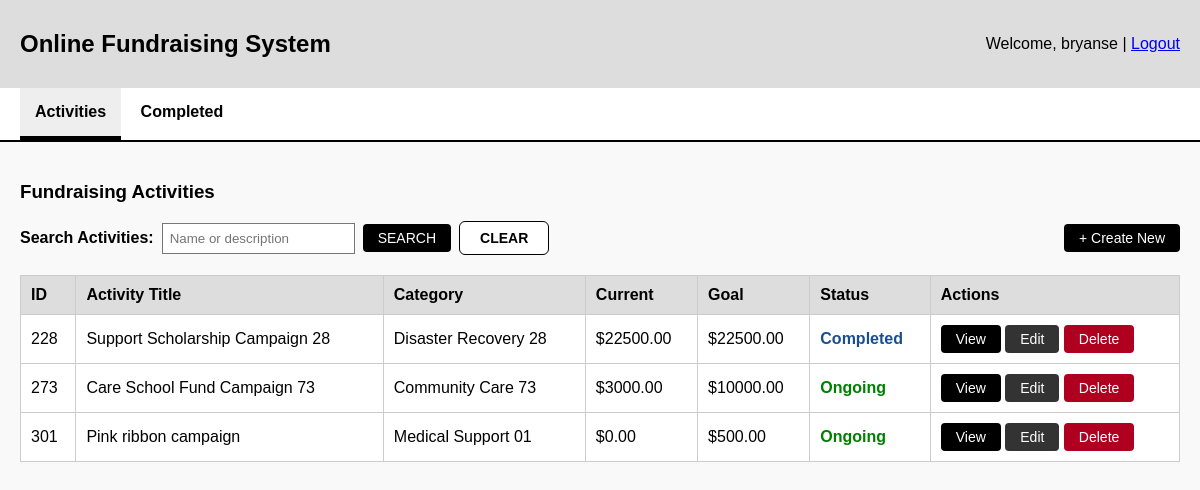
Page /activities (signed in) on the committed database.
### tables this page shows
CREATE TABLE user_account(
    account_id INTEGER PRIMARY KEY ,
    full_name TEXT NOT NULL,
    username TEXT NOT NULL UNIQUE,
    password TEXT NOT NULL,
    DOB DATE,
    address TEXT,
    contact_num TEXT NOT NULL,
    profile_id INTEGER NOT NULL,
    account_status TEXT NOT NULL check(account_status in ('ACTIVE', 'SUSPENDED', 'EXPIRED')), account_created_date TEXT,
    FOREIGN KEY (profile_id) REFERENCES user_profile(profile_id)

);

CREATE TABLE fundraising_activity(
    activity_id INTEGER PRIMARY KEY,
    account_id INTEGER NOT NULL,
    activity_name TEXT NOT NULL,
    category_id INTEGER NOT NULL,
    activity_desc TEXT NOT NULL,
    funding_current REAL NOT NULL DEFAULT 0,
    funding_goal REAL NOT NULL,
    start_date TEXT NOT NULL,
    end_date TEXT NOT NULL,
    activity_status TEXT NOT NULL CHECK (activity_status in ('completed', 'expired', 'cancelled', 'ongoing')),
    FOREIGN KEY (account_id) REFERENCES user_account(account_id),
    FOREIGN KEY (category_id) REFERENCES category(category_id)
);

CREATE TABLE category(
    category_id INTEGER PRIMARY KEY,
    category_name TEXT NOT NULL UNIQUE
);

### boundary/fundraising_activity_routes.py (the view, shortened to what this page needs)
@fundraising_activity_bp.route("/activities")
def list_activities():
    profile_id = session.get("profile_id")
    account_id = session.get("account_id")
    active_tab = request.args.get("tab", "browse").strip().lower()
    if profile_id != DONOR:
        active_tab = "browse"
    elif active_tab not in ["browse", "favourites", "history"]:
        active_tab = "browse"
    search_term = request.args.get("search", "")
    search_completed_term = request.args.get("searchCompleted", "")
    favourites = []
    donations = []
    categories = []
    categoryId = request.args.get("categoryId", "").strip()
    dateFrom = request.args.get("dateFrom", "").strip()
    dateTo = request.args.get("dateTo", "").strip()
    amountMin = request.args.get("amountMin", "").strip()
    amountMax = request.args.get("amountMax", "").strip()
    if active_tab == "favourites":
        viewController = view_favourite_list_controller()
        searchController = search_favourite_list_controller()
        favourites = viewController.viewFavourites(account_id)
        if "search" in request.args:
            if search_term.strip():
                favourites = searchController.searchFavourites(account_id, search_term)
            else:
                flash("Activity name or description required.", "error")
        if not favourites:
            flash("No favourite activities found.", "error")
        activities = []
    else:
        controller = view_fundraising_activity_controller()
        if profile_id == FUNDRAISER:
            activities = controller.viewActivitiesByAccountId(account_id)
        else:
            activities = controller.viewActivities()
    return render_template(
        "activities/list_activities.html",
        activities=activities,
        active_tab=active_tab,
        favourites=favourites,
        donations=donations,
        categories=categories,
        search_term=search_term,
        search_completed_term=search_completed_term,
        categoryId=categoryId,
        dateFrom=dateFrom,
        dateTo=dateTo,
        amountMin=amountMin,
        amountMax=amountMax
    )

### control/view_fundraising_activity_controller.py (called while the page is built)
    def viewActivitiesByAccountId(self, account_id: int) -> List["FundraisingActivity"]:
        return FundraisingActivity.getActivitiesByAccountId(account_id)

### db.py (called while the page is built)
def get_connection():
    connection = sqlite3.connect(DB_PATH) #open database
    connection.row_factory = sqlite3.Row #Enable access to columns using name
    connection.execute("PRAGMA foreign_keys = ON") #enforce foreign keys
    return connection

### templates/activities/list_activities.html (shortened to what this page needs)
<!DOCTYPE html>
<html>
<head>
</head>
<body>
    <div class="header">
        <h2>Online Fundraising System</h2>
        <div>Welcome, {{ session.get('user_name', 'Guest') }} | <a href="{{ url_for('auth.logout') }}">Logout</a></div>
    </div>
    <nav>
        {% if session.get("profile_id") == 3 %}
            <a href="{{ url_for('fundraising_activity.list_activities', tab='browse') }}" class="{% if active_tab == 'browse' %}active{% endif %}">Browse Activities</a>
            <a href="{{ url_for('fundraising_activity.list_activities', tab='favourites') }}" class="{% if active_tab == 'favourites' %}active{% endif %}">Favourites</a>
            <a href="{{ url_for('fundraising_activity.list_activities', tab='history') }}" class="{% if active_tab == 'history' %}active{% endif %}">History</a>
        {% else %}
            <a href="{{ url_for('fundraising_activity.list_activities') }}" class="active">Activities</a>
            <a href="{{ url_for('fundraising_activity.view_completed_activities') }}">Completed</a>
        {% endif %}
    </nav>
    <div class="content">
        {% if active_tab == 'favourites' %}
            <h3>My Favourites List</h3>
        {% elif active_tab == 'history' %}
            <h3>My Donation History</h3>
        {% else %}
            <h3>Fundraising Activities</h3>
        {% endif %}
        {% if active_tab == 'browse' %}
        <div class="toolbar">
            <form class="search-form" method="get" action="{{ url_for('fundraising_activity.list_activities') }}">
                <label for="search">Search Activities:</label>
                <input
                    type="text"
                    id="search"
                    name="search"
                    placeholder="Name or description"
                    value="{{ search_term }}"
                >
                <button class="btn btn-black" type="submit">SEARCH</button>
                <a href="{{ url_for('fundraising_activity.list_activities') }}" class="btn btn-outline">CLEAR</a>
            </form>
            {% if session.get("profile_id") != 3 %}
                <a href="{{ url_for('fundraising_activity.create_activity') }}" class="btn btn-black">+ Create New</a>
            {% endif %}
        </div>
        <table>
            <thead>
                <tr>
                    <th>ID</th>
                    <th>Activity Title</th>
                    <th>Category</th>
                    <th>Current</th>
                    <th>Goal</th>
                    <th>Status</th>
                    <th>Actions</th>
                </tr>
            </thead>
            <tbody>
                {% if activities %}
                    {% for activity in activities %}
                        <tr>
                            <td>{{ activity.activityId }}</td>
                            <td>{{ activity.activityName }}</td>
                            <td>{{ activity.categoryName }}</td>
                            <td>${{ "%.2f"|format(activity.fundingCurrent) }}</td>
                            <td>${{ "%.2f"|format(activity.fundingGoal) }}</td>
                            <td>
                                <span class="status-{{ activity.activityStatus }}">
                                    {{ activity.activityStatus.title() }}
                                </span>
                            </td>
                            <td>
                                <button
                                    class="btn btn-view"
                                    type="button"
                                    data-view-count="{{ activity.viewCount }}"
                                    data-favourite-count="{{ activity.favouriteCount }}"
                                    onclick='openActivityModal(this,
                                    {{ activity.activityName|tojson }},
                                    {{ activity.activityStatus|tojson }},
                                    {{ activity.fundingCurrent|tojson }},
                                    {{ activity.fundingGoal|tojson }},
                                    {{ activity.categoryName|tojson }},
                                    {{ activity.endDate|tojson }},
                                    {{ activity.activityDescription|tojson }},
                                    {{ activity.fundraiserName|tojson }},
                                    {{ activity.startDate|tojson }},
                                    {{ activity.favouriteCount|tojson }},
                                    {{ activity.phoneNumber|tojson }},
                                    {{ activity.activityId|tojson }}
                                )'
                                >
                                    View
                                </button>
                                {% if session.get("profile_id") != 3 %}
                                    <a href="{{ url_for('fundraising_activity.update_activity', activityId=activity.activityId) }}" class="btn btn-edit">Edit</a>
                                    <button
                                        class="btn btn-delete"
                                        type="button"
                                        onclick='openDeleteActivityModal({{ activity.activityId|tojson }}, {{ activity.activityName|tojson }})'
                                    >
                                        Delete
                                    </button>
                                {% endif %}
                            </td>
                        </tr>
                    {% endfor %}
                {% elif activities == 0 %}
                    <tr>
                        <td class="empty-row" colspan="7">Search fundraising activities by name or description.</td>
                    </tr>
                {% else %}
                    <tr>
                        <td class="empty-row" colspan="7">No fundraising activities found.</td>
                    </tr>
                {% endif %}
            </tbody>
        </table>
        {% endif %}
    </div>
</body>
</html>

### templates/activities/list_activities.html (style rules this page uses)
body { font-family: Arial, sans-serif; margin: 0; background: #f9f9f9; }
.header { background: #ddd; padding: 10px 20px; display: flex; justify-content: space-between; align-items: center; }
nav { background: #fff; border-bottom: 2px solid #000; padding: 0 20px; }
nav a { text-decoration: none; color: black; padding: 15px; display: inline-block; font-weight: bold; }
nav a.active { border-bottom: 4px solid black; background: #eee; }
.content { padding: 20px; }
table { width: 100%; border-collapse: collapse; background: white; }
th { background: #ddd; padding: 10px; border: 1px solid #ccc; text-align: left; }
td { padding: 10px; border: 1px solid #ccc; }
.toolbar { margin-bottom: 20px; display: flex; justify-content: space-between; gap: 12px; align-items: center; flex-wrap: wrap; }
.search-form { display: flex; align-items: center; gap: 8px; flex-wrap: wrap; font-weight: bold; }
.search-form input { padding: 7px; border: 1px solid #777; }
.btn { padding: 6px 15px; cursor: pointer; border: none; border-radius: 4px; text-decoration: none; font-size: 14px; display: inline-block; }
.btn-black { background: black; color: white; }
.btn-view { background: #000; color: white; }
.btn-edit { background: #333; color: white; }
.btn-delete { background: #b00020; color: white; }
.btn-outline { background: white; color: black; border: 1px solid black; padding: 8px 20px; border-radius: 6px; font-weight: bold; cursor: pointer; }
.status-ongoing { color: green; font-weight: bold; }
.status-completed { color: #1a4f8f; font-weight: bold; }

### rows in the picture
user_account: get "bryanse"
fundraising_activity: activityId "228", activityName "Support Scholarship Campaign 28", categoryName "Disaster Recovery 28", fundingCurrent "22500.00", fundingGoal "22500.00", activityStatus "Completed"
fundraising_activity: activityId "273", activityName "Care School Fund Campaign 73", categoryName "Community Care 73", fundingCurrent "3000.00", fundingGoal "10000.00", activityStatus "Ongoing"
fundraising_activity: activityId "301", activityName "Pink ribbon campaign", categoryName "Medical Support 01", fundingCurrent "0.00", fundingGoal "500.00", activityStatus "Ongoing"
